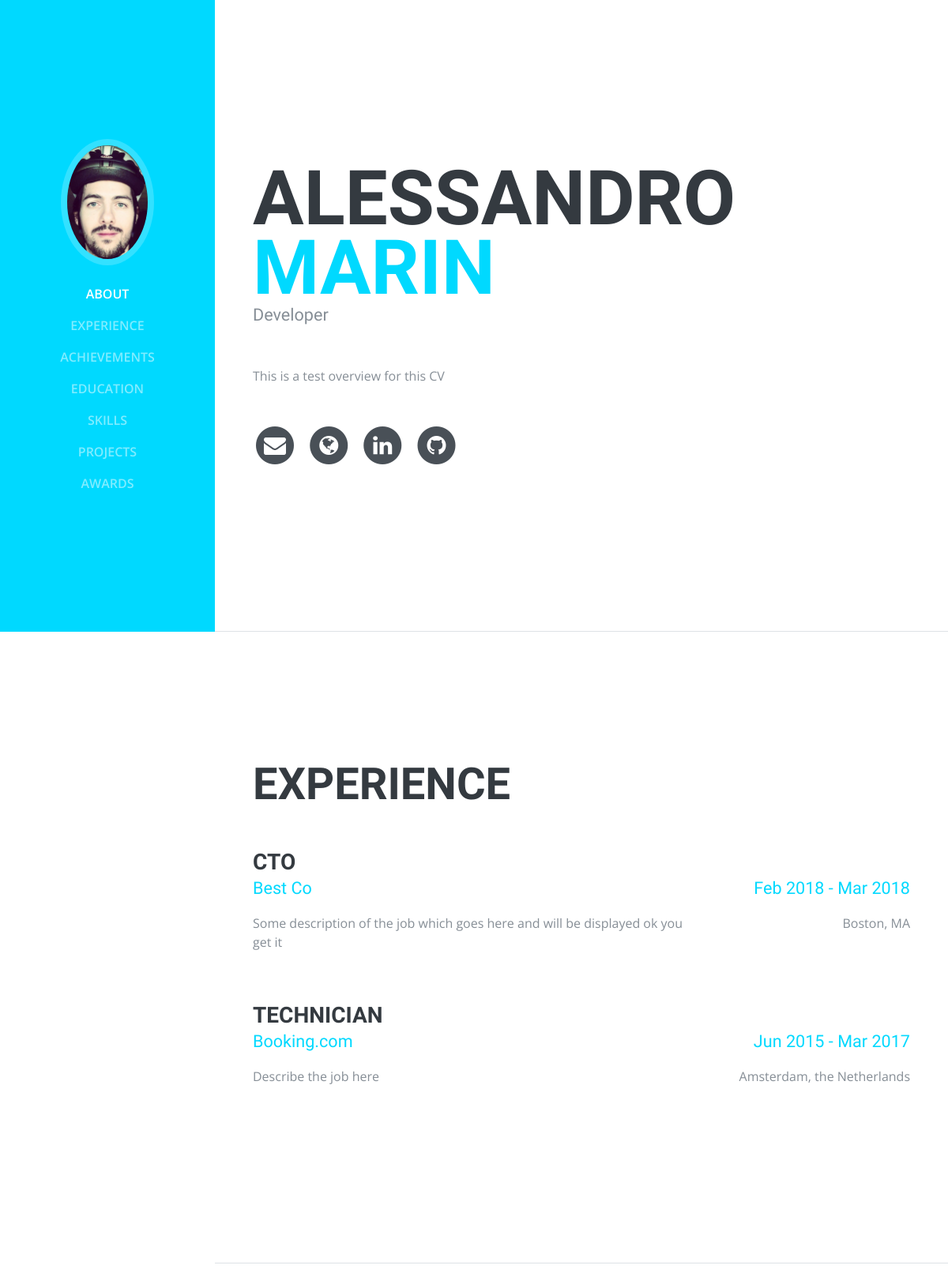
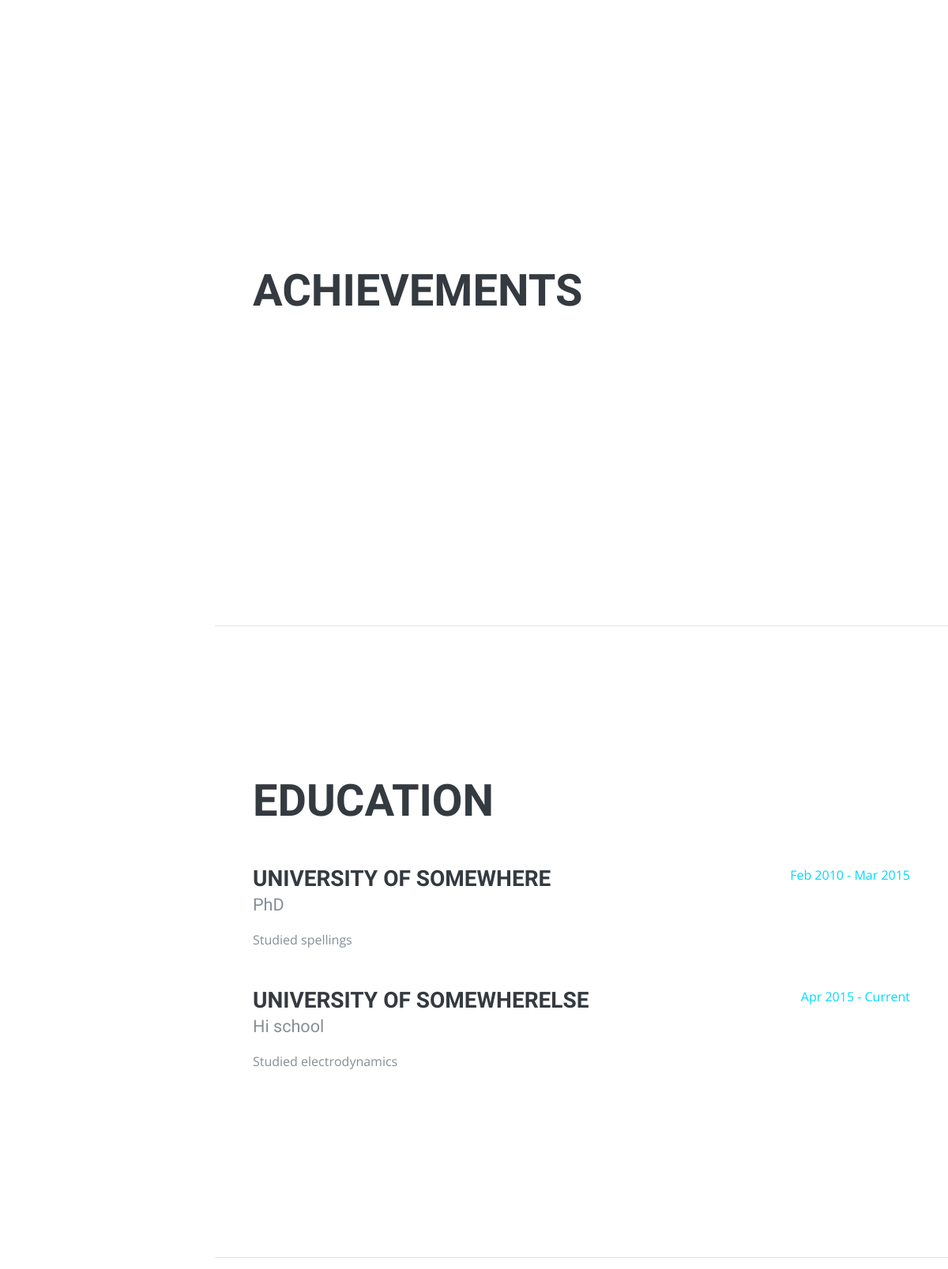
Before: / (upper part) with the older database file (2 pictures, top to bottom).
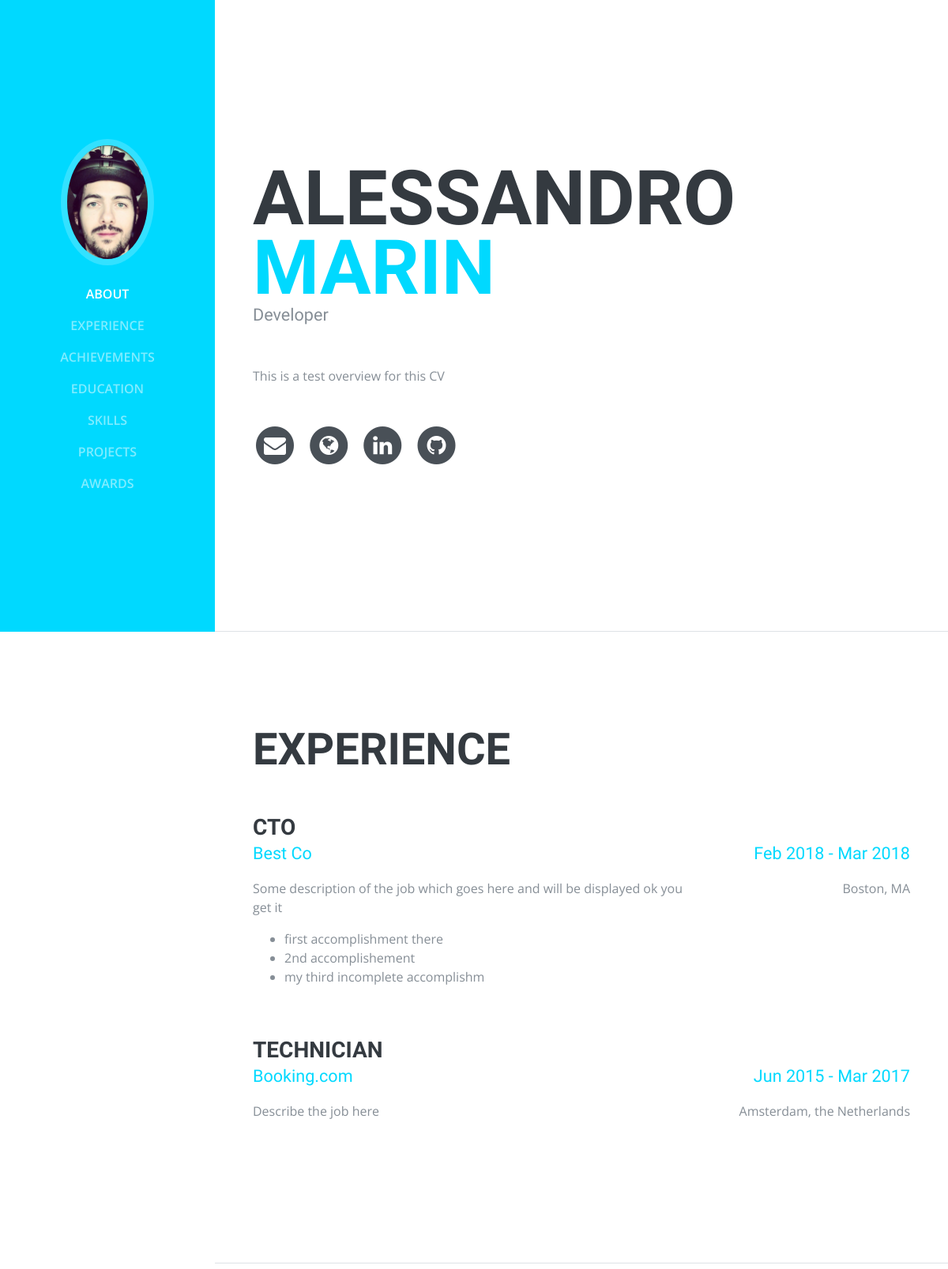
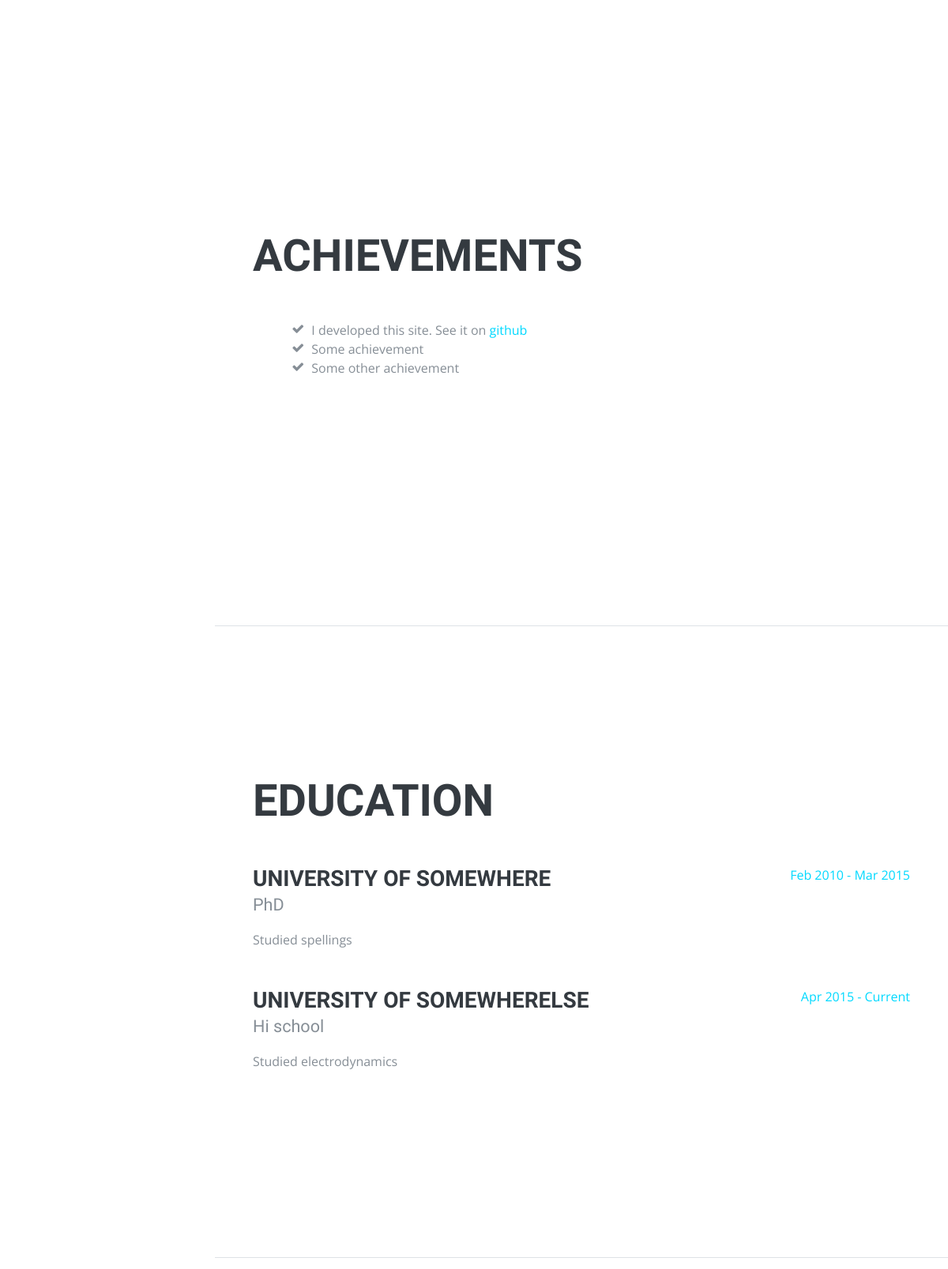
After: the same page with the newer database file (2 pictures, top to bottom).
### resume/models.py (models this page shows, shortened)
class PersonalInfo(models.Model):
    first_name = models.CharField(max_length=255)
    middle_name = models.CharField(max_length=255, blank=True)
    last_name = models.CharField(max_length=255)
    locality = models.CharField(max_length=255, help_text="e.g. city such as Boston")
    region = models.CharField(max_length=255, help_text="e.g. MA or Italy",blank=True)
    title = models.CharField(max_length=255, help_text="e.g. Developer",blank=True)
    email = models.EmailField(blank=True)
    linkedin = models.URLField(blank=True)
    facebook = models.URLField(blank=True)
    github = models.URLField(blank=True)
    site = models.URLField(blank=True)
    twittername = models.CharField(max_length=100, blank=True)
    class Meta:
        verbose_name_plural = "Personal Info"

class Overview(models.Model):
    text = models.TextField()
    class Meta:
        verbose_name_plural = "Overview"

class Job(models.Model):
    company = models.CharField(max_length=250)
    location = models.CharField(max_length=250)
    title = models.CharField(max_length=250)
    company_url = models.URLField('Company URL')
    description = models.TextField(blank=True)
    start_date = models.DateField(blank=True,null=True)
    end_date = models.DateField(blank=True,null=True)
    is_current = models.BooleanField(default=False)
    is_public = models.BooleanField(default=True)
    company_image = models.CharField(max_length=250, blank=True,
        help_text='path to company image, local or otherwise')
    class Meta:
        db_table = 'jobs'
        ordering = ['-end_date','-start_date']
    def formatted_start_date(self):
        if self.start_date is None:
            return None
        return self.start_date.strftime("%b %Y")
    def formatted_end_date(self):
        if self.is_current == True or self.end_date is None:
            return "Current"
        else:
            return self.end_date.strftime("%b %Y")

class Education(models.Model):
    name = models.CharField(max_length=250)
    location = models.CharField(max_length=250)
    school_url = models.URLField('School URL', blank=True)
    start_date = models.DateField(null=True)
    end_date = models.DateField(null=True)
    degree = models.TextField(blank=True)
    description = models.TextField(blank=True)
    class Meta:
        verbose_name_plural = "Education"
    def formatted_start_date(self):
        return self.start_date.strftime("%b %Y")
    def formatted_end_date(self):
        if (self.end_date == None):
            return "Current"
        else:
            return self.end_date.strftime("%b %Y")

class JobAccomplishment(models.Model):
    description = models.TextField()
    job = models.ForeignKey('Job',on_delete=models.CASCADE)
    order = models.IntegerField(default=1)
    class Meta:
        db_table = 'jobaccomplishment'
        ordering = ['order', 'id']

class Achievement(models.Model):
    description = models.TextField()
    order = models.IntegerField(default=1)
    link = models.URLField('School URL', blank=True)
    linkdefault = 'this link'
    if link is not '': linkdefault = ''
    linkname = models.URLField(default=linkdefault, blank=True)
    class Meta:
        db_table = 'achievement'
        ordering = ['order', 'id']

### resume/views.py (the view)
# urls.py: url(r'^$', views.index, name='index'),
def index(request):
    site_name = RequestSite(request).domain
    personal_info = PersonalInfo.objects.all()[:1]
    overview = Overview.objects.all()[:1]
    education = Education.objects.all()
    language = Language.objects.all()
    jobaccomplishment = JobAccomplishment.objects.all()
    hey=Achievement.__dict__
    print(Achievement.__dict__)
    achievement = Achievement.objects.all()
    job_list = Job.objects.all()
    skill_sets = Skillset.objects.all()
    return render(request, 'resume/resume.html', {
        'site_name': site_name,
        'personal_info': personal_info,
        'overview' : overview,
        'education' : education,
        'language' : language,
        'achievement' : achievement,
        'job_list' : job_list,
        'skill_sets' : skill_sets,
    })

### resume/templates/resume/resume.html (shortened to what this page needs)
{% extends "resume/base.html" %}
{% block sideNav %}
{% load static %}
<nav class="navbar navbar-expand-lg navbar-dark bg-primary fixed-top" id="sideNav">
  <a class="navbar-brand js-scroll-trigger" href="#page-top">
    <span class="d-none d-lg-block">
      <img class="img-fluid img-profile rounded-circle mx-auto mb-2" src="{% static 'resume/img/profile.jpg' %}" alt="">
    </span>
  </a>
  <div class="collapse navbar-collapse" id="navbarSupportedContent">
    <ul class="navbar-nav">
      <li class="nav-item">
        <a class="nav-link js-scroll-trigger" href="#about">About</a>
      </li>
      <li class="nav-item">
        <a class="nav-link js-scroll-trigger" href="#experience">Experience</a>
      </li>
      <li class="nav-item">
        <a class="nav-link js-scroll-trigger" href="#achievements">Achievements</a>
      </li>
      <li class="nav-item">
        <a class="nav-link js-scroll-trigger" href="#education">Education</a>
      </li>
      <li class="nav-item">
        <a class="nav-link js-scroll-trigger" href="#skills">Skills</a>
      </li>
      <li class="nav-item">
        <a class="nav-link js-scroll-trigger" href="#projects">Projects</a>
      </li>
      <li class="nav-item">
        <a class="nav-link js-scroll-trigger" href="#awards">Awards</a>
      </li>
    </ul>
  </div>
</nav>
{% endblock %}
{% block content %}
{% with personal_info|first as pinfo %}
<div class="container-fluid p-0">
  <section class="resume-section p-3 p-lg-5 d-flex d-column" id="about">
    <div class="my-auto">
      <h1 class="mb-0">{{ pinfo.first_name }} {{ pinfo.middle_name }}
        <span class="text-primary">{{ pinfo.last_name}}</span>
      </h1>
      <div class="subheading mb-5">{{pinfo.title}}
      </div>
      {% with overview|first as overview %}
      <p class="mb-5">{{ overview.text|safe }}</p>
      {% endwith %}
      <ul class="list-inline list-social-icons mb-0">
        {% if pinfo.email %}
        <li class="list-inline-item">
          <a href="{{pinfo.email}}" target="_blank">
            <span class="fa-stack fa-lg">
              <i class="fa fa-circle fa-stack-2x"></i>
              <i class="fa fa-envelope fa-stack-1x fa-inverse"></i>
            </span>
          </a>
        </li>
        {% endif %}
        {% if pinfo.site %}
        <li class="list-inline-item" target="_blank">
          <a href="{{pinfo.site}}" target="_blank">
            <span class="fa-stack fa-lg">
              <i class="fa fa-circle fa-stack-2x"></i>
              <i class="fa fa-globe fa-stack-1x fa-inverse"></i>
            </span>
          </a>
        </li>
        {% endif %}
        {% if pinfo.linkedin %}
        <li class="list-inline-item">
          <a href="{{pinfo.linkedin}}" target="_blank">
            <span class="fa-stack fa-lg">
              <i class="fa fa-circle fa-stack-2x"></i>
              <i class="fa fa-linkedin fa-stack-1x fa-inverse"></i>
            </span>
          </a>
        </li>
        {% endif %}
        {% if pinfo.github %}
        <li class="list-inline-item">
          <a href="{{pinfo.github}}" target="_blank">
            <span class="fa-stack fa-lg">
              <i class="fa fa-circle fa-stack-2x"></i>
              <i class="fa fa-github fa-stack-1x fa-inverse"></i>
            </span>
          </a>
        </li>
        {% endif %}
      </ul>
    </div>
  </section>
  <section class="resume-section p-3 p-lg-5 d-flex flex-column" id="experience">
    <div class="my-auto">
      <h2 class="mb-5">Experience</h2>
      {% for job in job_list %}
      <h3 class="mb-0">{{ job.title|capfirst }}</h3>
      <div class="resume-item d-flex flex-column flex-md-row mb-5">
        <div class="resume-content mr-auto">
          <div class="subheading mb-3">
            {% if job.company_url %}
            <a target="_blank" href="{{ job.company_url }}">{{ job.company }}</a>
            {% else %}
            <a target="_blank" href="">{{ job.company }}</a>
            {% endif %}
          </div>
          <p>{{ job.description }}</p>
          <ul class="achievements">
            {% for acc in job.jobaccomplishment_set.all %}
            <li>{{ acc.description }}</li>
            {% endfor %}
          </ul>
        </div>
        <div class="resume-date text-md-right">
          <div class="subheading mb-3 text-primary">{{ job.formatted_start_date }} - {{ job.formatted_end_date }}</div>
          <p >{{ job.location }}</p>
        </div>
      </div>
      {% endfor %}
    </div>
  </section>
  <section class="resume-section p-3 p-lg-5 d-flex flex-column" id="achievements">
      <div class="my-auto">
        <h2 class="mb-5">Achievements</h2>
        <ul class="achievements">
          {% for ach in achievement %}
          <ul class="fa-ul mb-0">
            <li>
              <i class="fa-li fa fa-check"></i>
              {{ ach.description|capfirst }}
              <a target="_blank" href="{{ ach.link }}">{{ ach.linkname }}</a>
            </li>
          </ul>
          {% endfor %}
        </ul>
      </div>
    </section>
  <section class="resume-section p-3 p-lg-5 d-flex flex-column" id="education">
    <div class="my-auto">
      <h2 class="mb-5">Education</h2>
      {% for edu in education %}
      <div class="resume-item d-flex flex-column flex-md-row mb-5">
        <div class="resume-content mr-auto">
          <h3 class="mb-0">{{ edu.name }}</h3>
          <div class="subheading mb-3">{{ edu.degree }}</div>
          <div>{{edu.description}}</div>
        </div>
        <div class="resume-date text-md-right">
          <span class="text-primary">{{ edu.formatted_start_date }} - {{ edu.formatted_end_date }}</span>
        </div>
      </div>
      {% endfor %}
    </div>
  </section>
  <section class="resume-section p-3 p-lg-5 d-flex flex-column" id="skills">
  </section>
</div>
{% endwith %}
{% endblock %}

### resume/templates/resume/base.html (shortened to what this page needs)
<!DOCTYPE html>
<html lang="en">
{% load static %}
  <head>
    <link href="{% static 'resume/vendor/bootstrap/css/bootstrap.min.css' %}" rel="stylesheet">
    <link href="{% static 'resume/vendor/font-awesome/css/font-awesome.min.css' %}" rel="stylesheet">
    <link href="{% static 'resume/vendor/devicons/css/devicons.min.css' %}" rel="stylesheet">
    <link href="{% static 'resume/vendor/simple-line-icons/css/simple-line-icons.css' %}" rel="stylesheet">
    <link href="{% static 'resume/css/resume.min.css' %}" rel="stylesheet">
    <link href="{% static 'resume/css/resume2.css' %}" rel="stylesheet">
  </head>
  <body id="page-top">
    {% block sideNav %}
    {% endblock %}
    {% block content %}
    {% endblock %}
  </body>
</html>

### resume/static/resume/css/resume2.css (style rules this page uses)
.subheading { text-transform: none; }
.subheading { text-transform:none;font-weight:500;font-family:'Saira Extra Condensed',serif;font-size:1.35rem }
.bg-primary { background-color:rgb(0, 217, 255)!important }
.text-primary { color:rgb(0, 217, 255)!important }
a { color:rgb(0, 217, 255) }

Changed rows visible on the page:
added JobAccomplishment: description "first accomplishment there"
added JobAccomplishment: description "2nd accomplishement"
added JobAccomplishment: description "my third incomplete accomplishm"
added Achievement: description "I developed this site. See it on", linkname "github"
added Achievement: description "Some achievement"
added Achievement: description "Some other achievement"
